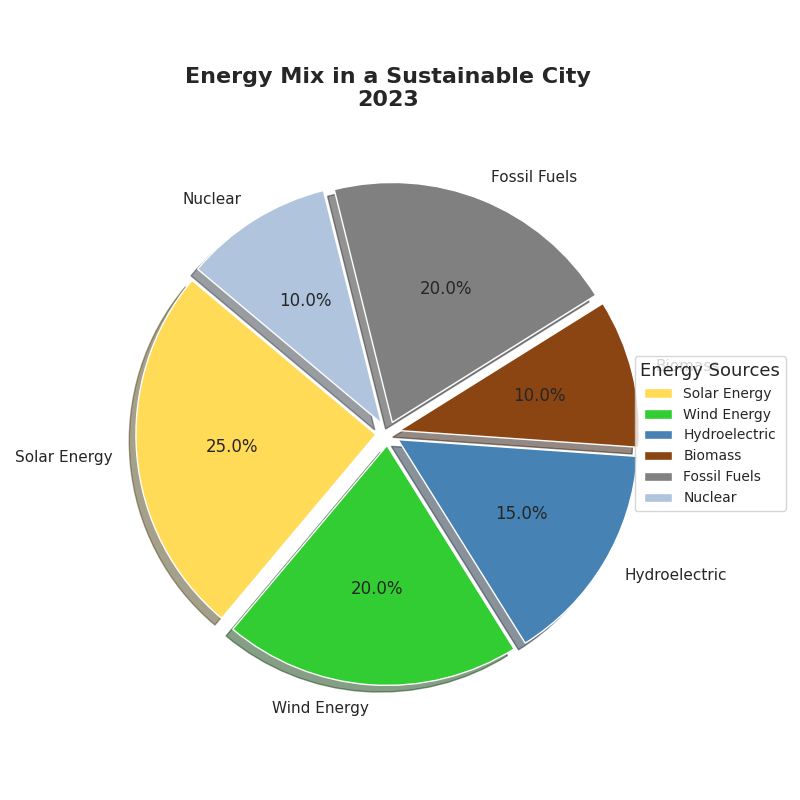

Write the Python code that produced this figure.
import matplotlib.pyplot as plt

# Define energy sources and their distribution
energy_sources = ['Solar Energy', 'Wind Energy', 'Hydroelectric', 'Biomass', 'Fossil Fuels', 'Nuclear']
energy_distribution = [25, 20, 15, 10, 20, 10]

# Define distinct colors for each sector
colors = ['#FFDB58', '#32CD32', '#4682B4', '#8B4513', '#808080', '#B0C4DE']

# Create a figure for the pie chart
fig, ax = plt.subplots(figsize=(8, 8))

# Create the pie chart
ax.pie(
    energy_distribution, labels=energy_sources, colors=colors,
    autopct='%1.1f%%', startangle=140, explode=(0.05, 0.05, 0.05, 0.05, 0.05, 0.05),
    shadow=True
)

# Add title to the pie chart
ax.set_title('Energy Mix in a Sustainable City\n2023', fontsize=16, fontweight='bold', pad=20)

# Add a legend for clarity
ax.legend(energy_sources, loc='center left', bbox_to_anchor=(0.9, 0.5), title="Energy Sources", fontsize='small', title_fontsize='13')

# Automatically adjust layout for a clear presentation
plt.tight_layout()

# Display the chart
plt.show()
